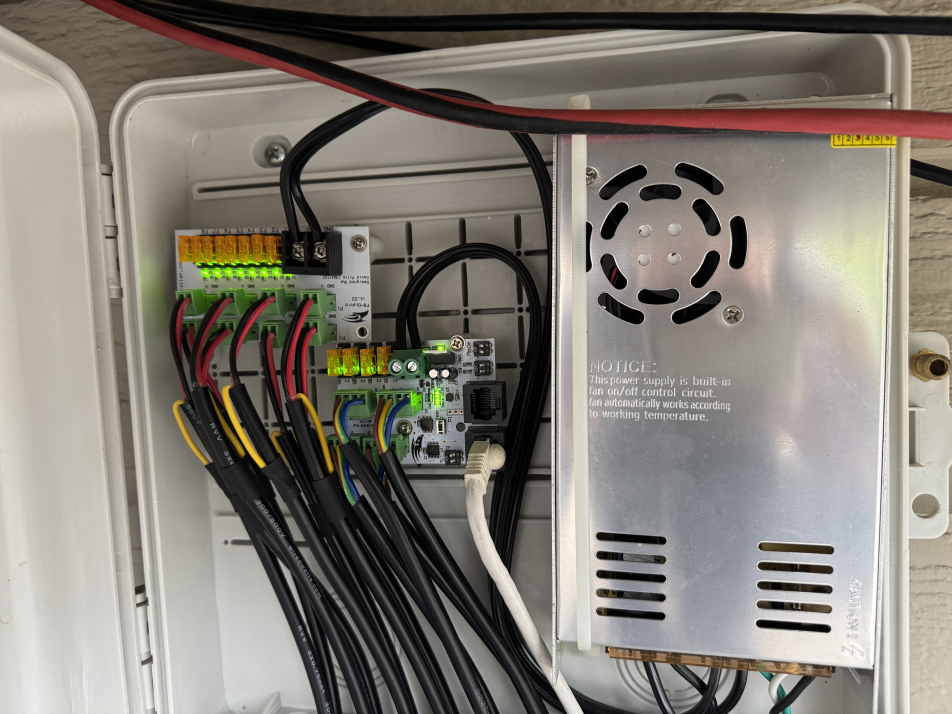
#> input picture assets/img/light-show-overview/IMG_3875.JPG, 5712 x 4284 px (shown at 1/6 size)
$ python -i generate_lqip.py   (imports and definitions only)
#> lines starting #> are read from the running program, lines starting #| are printed output that depends on the picture
import sys
import os
from PIL import Image, ImageFilter

SRC_ROOT = "assets/img/posts"
LQIP_SIZE = (40, 40)  # thumbnail size for LQIP (can tweak)
LQIP_QUALITY = 20     # JPEG quality for compressed LQIP

def needs_update(source, lqip):
    return (not os.path.exists(lqip)) or (
        os.path.getmtime(source) > os.path.getmtime(lqip)
    )

def generate_lqip_for_image(src_path):

    dest_path = os.path.splitext(src_path)[0] + ".lqip.jpg"

    if not needs_update(src_path, dest_path):
        return False

    # Make sure destination directory exists
    dest_dir = os.path.dirname(dest_path)
    os.makedirs(dest_dir, exist_ok=True)

    # Open, resize, blur, save compressed
    try:
        with Image.open(src_path) as img:
#> img is the input picture: PIL image 5712x4284 RGB; mean R, G, B 130.8, 125.7, 117.3
            img = img.convert("RGB")
            img.thumbnail(LQIP_SIZE, Image.LANCZOS)
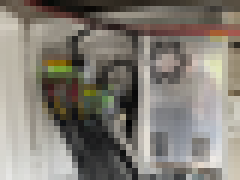
#> img: PIL image 40x30 RGB (shown 6 times larger); mean R, G, B 130.6, 125.5, 117.1
            img = img.filter(ImageFilter.GaussianBlur(1))
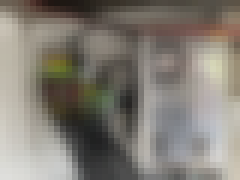
#> img: PIL image 40x30 RGB (shown 6 times larger); mean R, G, B 130.1, 125, 116.6
            img.save(dest_path, "JPEG", quality=LQIP_QUALITY)
            print(f"LQIP generated: {dest_path}")
    except Exception as e:
        print(f"Failed to process {src_path}: {e}")
        return False
    return dest_path

def main():
    if len(sys.argv) < 2:
        print("Usage: python generate_lqip.py <image1> <image2> ...")
        sys.exit(1)

    images_generated = []

    for image_path in sys.argv[1:]:
        if os.path.isfile(image_path) and image_path.startswith(SRC_ROOT):
            dest_path = generate_lqip_for_image(image_path)
            if dest_path:
                images_generated.append(dest_path)
        else:
            print(f"Skipping non-matching or missing file: {image_path}")

    if len(images_generated) > 0:
        print("")
        print("There were LQIP images generated; please stage them and recommit")
        for img in images_generated:
            print("  %s" % img)
        sys.exit(1)

# [2 lines not run here, left out]

>>> result = generate_lqip_for_image('../assets/img/light-show-overview/IMG_3875.JPG')

$ run again, on assets/img/light-show-overview/IMG_3879.JPG
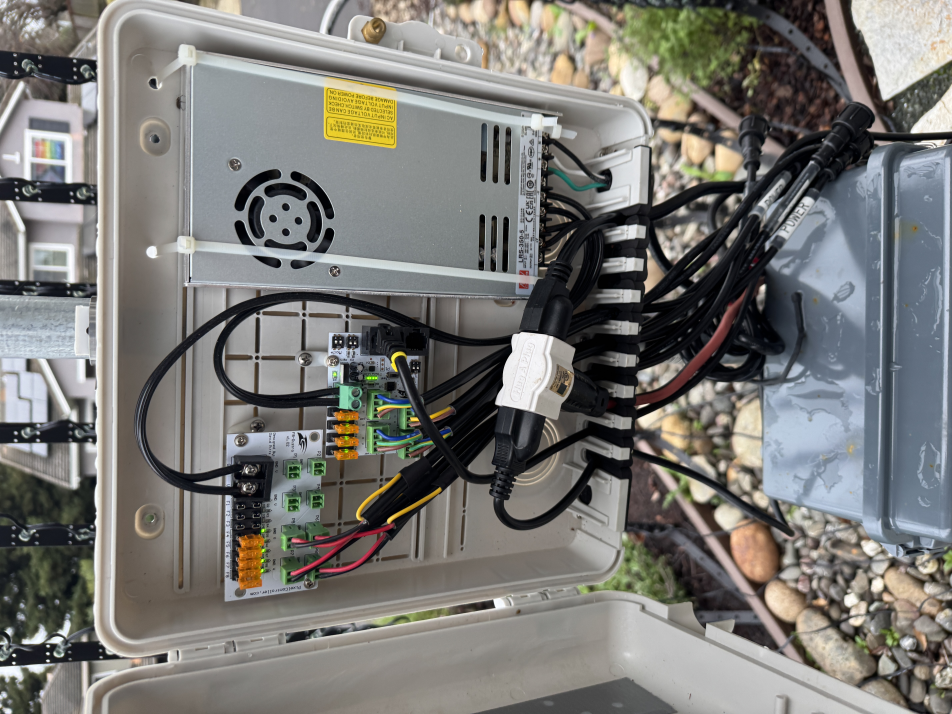
#> input picture assets/img/light-show-overview/IMG_3879.JPG, 5712 x 4284 px (shown at 1/6 size)
#> in generate_lqip_for_image, img is the input picture: PIL image 5712x4284 RGB; mean R, G, B 121.5, 120.6, 117.1
#> in generate_lqip_for_image, `img.thumbnail(LQIP_SIZE, Image.LANCZOS)`:
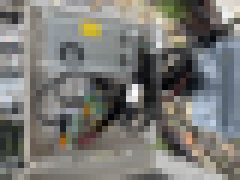
#> img: PIL image 40x30 RGB (shown 6 times larger); mean R, G, B 121.6, 120.7, 117.2
#> in generate_lqip_for_image, `img = img.filter(ImageFilter.GaussianBlur(1))`:
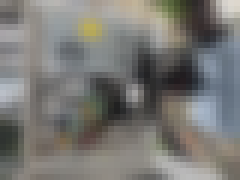
#> img: PIL image 40x30 RGB (shown 6 times larger); mean R, G, B 121.1, 120.2, 116.7
